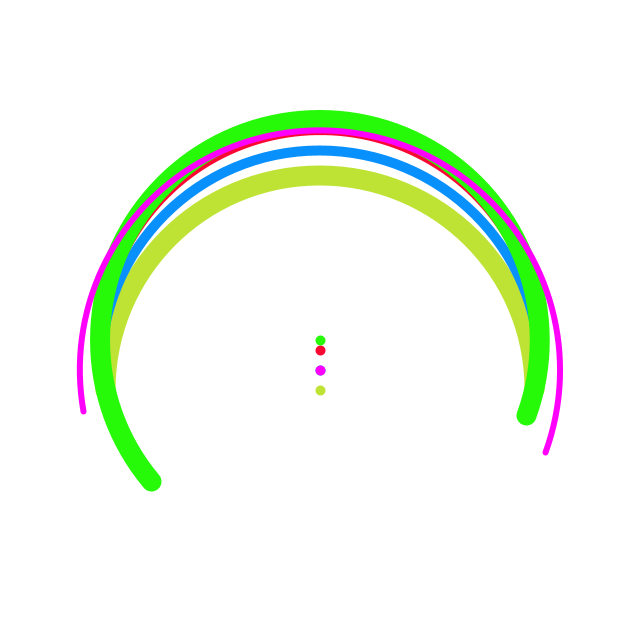
Frame 1 (no input)
Frame 60 (the mouse pressed at the canvas centre just before this capture): identical to frame 1, image omitted
Frame 120 (the mouse held since frame 60 and released just before this capture): identical to frame 1, image omitted

The Processing sketch that drew this single still picture (run headless with seeded random() and noise(); from frame 60 on, the mouse is pressed at the canvas centre):

// Processing sketch: Assignment_2
// ── Assignment_2.pde
/*
* Assignment 1 
* By Aaron Ma
* created oct 9
* last modified oct 15
*/


public static final double pi = 3.1415926; 

public float rad(float deg){ //radians to degrees
  return (deg/180)*(float)pi;
  
}
void setup(){
  size(640,640);  
  int xhalf = width/2;
  int yhalf = height/2 + 50;
  
  arc[]a = { //array containing all the data for the arcs
    //        x       y      start angle  end angle   color    width  radius
    new arc(xhalf, yhalf+20, rad(180),    rad(360),   #BFE335, 20,    430), //yellow arc
    new arc(xhalf, yhalf,    rad(180),    rad(360),   #0890FC, 10,    440), //blue arc
    new arc(xhalf, yhalf-20, rad(180),    rad(370),   #FA0834, 10,    440), //red arc
    new arc(xhalf, yhalf-30, rad(140),    rad(380),   #27FA08, 20,    440), //green arc
    new arc(xhalf, yhalf,    rad(170),    rad(380),   #FF00FB, 6,     480), //purple arc
    
    
  };
  
  af = new arc[a.length]; // copies the local array into a global array 
  for(int i = 0; i < af.length; i++){
    af[i] = a[i];
  }
}
arc[]af; //array containing the arcs
void draw(){
   background(255); //sets background
   for(int i = 0; i < af.length; i++){
      af[i].drawArc(); //draws the arc based on the data in the array
   } 
}

class arc{ //small class to help with drawing the arcs
   int x; //x pos
   int y; //y pos
   double sa; // angle to start at
   double ea; // angle to end at
   double r; // radius of the arc
   int colour, weight; //color and weight
   public arc(int x, int y, double sa,  double ea, int colour, int weight,double radius){ //constructor
     this.x = x; this.y = y; this.sa = sa; this.ea = ea;this.colour = colour;this.weight = weight;this.r = radius; 
   }
   
   
   public void drawArc(){
     stroke(colour); //sets color
     strokeWeight(weight); //sets weight
     noFill(); //makes sure the arc isn't filled
     arc((float)x,(float)y,(float)r,(float)r,(float)sa,(float)ea); //draws arc
     strokeWeight(10);
     point(x,y); //draws point
     color(0); //resets the color
     strokeWeight(1);
     
     
   }
}
